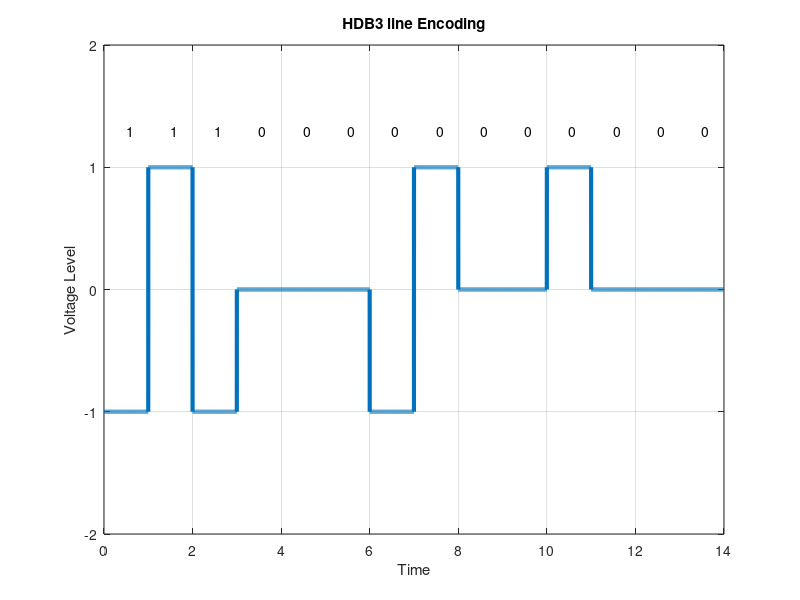

Write the MATLAB code that produced this figure.
%bits = input('prompt');
bits = [1 1 1 0 0 0 0 0 0 0 0 0 0 0];
bitrate = 1;
n = 1000;
T = length(bits)/bitrate;
N = n*length(bits);
dt = T/N;
t = 0:dt:T;
x = zeros(1,length(t));
counter = 0;
lastbit = 1;
pulse = 0;
for i=1:length(bits)
  if bits(i)==0
    counter = counter + 1;
    if counter==4
      if(mod(pulse, 2)==0)
        x((i-1-3)*n+1:(i-3)*n) = -lastbit;
        lastbit = -lastbit;
        x((i-1-2)*n+1:(i-2)*n) = 0;
        x((i-1-1)*n+1:(i-1)*n) = 0;
        x((i-1)*n+1:i*n) = lastbit;
        counter = 0;
        pulse = 0;
      else
        x((i-1-3)*n+1:(i-3)*n) = 0;
        x((i-1-2)*n+1:(i-2)*n) = 0;
        x((i-1-1)*n+1:(i-1)*n) = 0;
        x((i-1)*n+1:i*n) = lastbit;
        counter = 0;
        pulse = 0;
      end
    end
  else
    counter = 0;
    x((i-1)*n+1:i*n) = -lastbit;
    lastbit = -lastbit;
    pulse = pulse + 1;
  end
end
plot(t, x, 'Linewidth', 3);
axis([0 t(end) -2 2]);
xlabel('Time')
ylabel('Voltage Level');
title('HDB3 line Encoding')
grid on;
for i=0 :length(bits)-1
    txt = num2str(bits(i+1));
    text(i+.5, 1.3, txt);
end

counter = 0;
lastbit = 1;
for i = 1:length(t)
  if t(i)>counter
    counter = counter + 1;
    if x(i)==lastbit
      result(counter-3:counter) = 0;
    else
      if(x(i)==0)
        result(counter) = 0;
      else
        result(counter) = 1;
        lastbit = -lastbit;
      end
    end
  end
end
disp('HDB3 Decoding:');
disp(result);